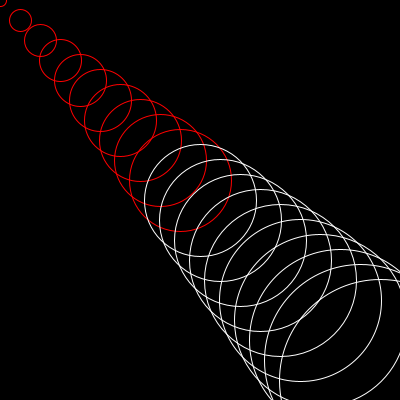
Frame 1 (no input)
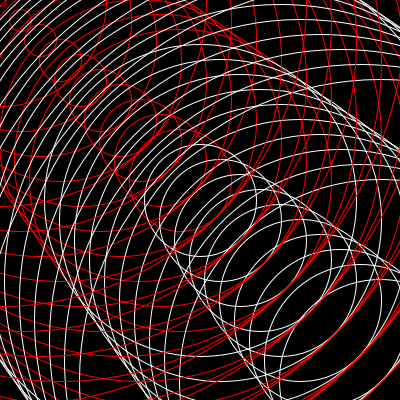
Frame 60 (the mouse pressed at the canvas centre just before this capture)
Frame 120 (the mouse held since frame 60 and released just before this capture): identical to frame 60, image omitted

The Processing sketch that drew these frames (run headless with seeded random() and noise(); from frame 60 on, the mouse is pressed at the canvas centre):

// Processing sketch: processing_167158
// ── processing_167158.pde

float c=2;

void setup() {
  size(400, 400);
  background(0);
}

void draw() {

  for (int i=0; i<20; i++) {
    if (i<10) {
      stroke (255, 0, 0);
    } else {
      stroke (255);
    }
    c=c+10;
    noFill();
    ellipse(i*20, i*20, c, c);
  }
}
